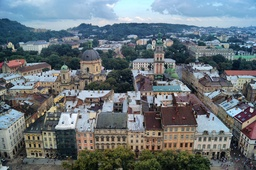
#> input picture Lab2/Images/lviv.jpg, 256 x 170 px, shrunk from 1000 x 663 before the run, given in place of lviv.png, which was not available
$ python lab1_colours.py
#> lines starting #> are read from the running program, lines starting #| are printed output that depends on the picture; pictures that were not available may be replaced by others from this repository, and a replacement may not be noted
#> in process_and_display_combined, img_pil is the input picture: PIL image 256x170 RGB; mean R, G, B 105.7, 115.3, 120.3
import numpy as np
import matplotlib.pyplot as plt
from PIL import Image


def compute_histogram_channel(channel: np.ndarray) -> np.ndarray:
    hist = np.zeros(256, dtype=np.int64)
    for val in channel.ravel():
        hist[val] += 1
    return hist


def shift_rgb_direct(image_rgb: np.ndarray, shift_value: int) -> np.ndarray:
#> called with shift_value = 30
    shifted_float = image_rgb.astype(np.float32) - shift_value
    clipped_float = np.clip(shifted_float, a_min=0, a_max=255)
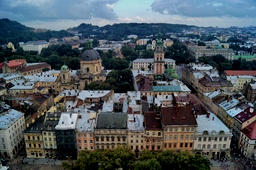
#> clipped_float: shape (170, 256, 3) float32; mean R, G, B 76.4, 85.6, 90.8
    return clipped_float.astype(np.uint8)


def shift_hsv_v(image_pil: Image.Image, shift_value: int) -> tuple[np.ndarray, np.ndarray, np.ndarray]:
#> called with shift_value = 30
    img_hsv = np.array(image_pil.convert('HSV'), dtype=np.float32)
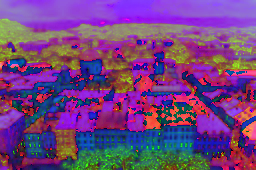
#> img_hsv: shape (170, 256, 3) float32; mean R, G, B 113.8, 66, 128.6
    v_orig = img_hsv[:, :, 2].astype(np.uint8).copy()
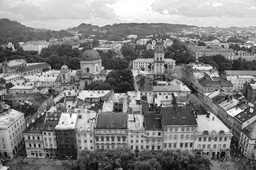
#> v_orig: shape (170, 256); min 2, max 255, mean 128.6

    img_hsv[:, :, 2] = np.clip(img_hsv[:, :, 2] - shift_value, a_min=0, a_max=255)
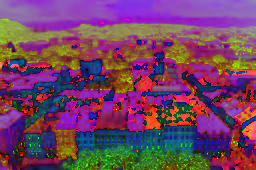
#> img_hsv: shape (170, 256, 3) float32; mean R, G, B 113.8, 66, 98.8
    v_shifted = img_hsv[:, :, 2].astype(np.uint8)
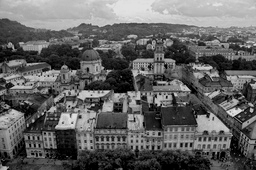
#> v_shifted: shape (170, 256); min 0, max 225, mean 98.8

    img_rgb_shifted = np.array(Image.fromarray(img_hsv.astype(np.uint8), mode='HSV').convert('RGB'))
    return img_rgb_shifted, v_orig, v_shifted


def process_and_display_combined(image_path: str, title: str, shift_delta: int = 50) -> None:
    img_pil = Image.open(image_path).convert('RGB')
    img_rgb = np.array(img_pil)

    img_rgb_shifted = shift_rgb_direct(img_rgb, shift_delta)
    img_hsv_shifted, v_orig, v_shifted = shift_hsv_v(img_pil, shift_delta)

    hist_r_orig = compute_histogram_channel(img_rgb[:, :, 0])
#> the loop in compute_histogram_channel, `for val in channel.ravel():` made 43520 passes
#> val on passes 1 to 3: 97, 104, 109
#> after the loop in compute_histogram_channel, `for val in channel.ravel():`: hist = 256 values, max 299 at index 48, min 0 at index 246, mean 170
#> hist_r_orig has the same summary as hist in compute_histogram_channel
    hist_g_orig = compute_histogram_channel(img_rgb[:, :, 1])
#> the loop in compute_histogram_channel (call 2), `for val in channel.ravel():` made 43520 passes
#> val on passes 1 to 3: 148, 155, 161
#> hist_g_orig = 256 values, max 335 at index 90, min 0 at index 253, mean 170
    hist_b_orig = compute_histogram_channel(img_rgb[:, :, 2])
#> hist_b_orig = 256 values, max 308 at index 107, min 9 at index 2, mean 170

    hist_r_shift = compute_histogram_channel(img_rgb_shifted[:, :, 0])
#> hist_r_shift = 256 values, max 3203 at index 0, min 0 at index 216, mean 170
    hist_g_shift = compute_histogram_channel(img_rgb_shifted[:, :, 1])
#> hist_g_shift = 256 values, max 1625 at index 0, min 0 at index 223, mean 170
    hist_b_shift = compute_histogram_channel(img_rgb_shifted[:, :, 2])
#> hist_b_shift = 256 values, max 2087 at index 0, min 0 at index 226, mean 170

    hist_v_orig = compute_histogram_channel(v_orig)
#> hist_v_orig = 256 values, max 310 at index 68, min 0 at index 0, mean 170
    hist_v_shift = compute_histogram_channel(v_shifted)
#> hist_v_shift = 256 values, max 983 at index 0, min 0 at index 226, mean 170

    fig, axes = plt.subplots(2, 3, figsize=(20, 11), dpi=120)
    fig.suptitle(f"{title} (Δ = {shift_delta})", fontsize=16, fontweight='bold', y=0.98)

    all_rgb_vals = np.concatenate([
        hist_r_orig, hist_g_orig, hist_b_orig,
        hist_r_shift, hist_g_shift, hist_b_shift
    ])
#> all_rgb_vals = 1536 values, max 3203 at index 768, min 0 at index 246, mean 170
    y_max_rgb = np.percentile(all_rgb_vals[all_rgb_vals > 0], 98.5) * 1.25
#> y_max_rgb = 386.2

    all_v_vals = np.concatenate([hist_v_orig, hist_v_shift])
#> all_v_vals = 512 values, max 983 at index 256, min 0 at index 0, mean 170
    y_max_v = np.percentile(all_v_vals[all_v_vals > 0], 98.5) * 1.25
#> y_max_v = 370

    axes[1, 0].set_ylim([0, y_max_rgb])
    axes[1, 1].set_ylim([0, y_max_rgb])
    axes[1, 2].set_ylim([0, y_max_v])

    axes[0, 0].imshow(img_rgb)
    axes[0, 0].set_title("1. Оригінальне RGB", fontsize=13, fontweight='bold')
    axes[0, 0].axis('off')

    axes[0, 1].imshow(img_rgb_shifted)
    axes[0, 1].set_title(f"2. RGB Поканальний зсув (-{shift_delta})", fontsize=13, fontweight='bold')
    axes[0, 1].axis('off')

    axes[0, 2].imshow(img_hsv_shifted)
    axes[0, 2].set_title(f"3. HSV Зсув V-каналу (-{shift_delta})", fontsize=13, fontweight='bold')
    axes[0, 2].axis('off')

    axes[1, 0].plot(range(256), hist_r_orig, color='red', alpha=0.7, label='R')
    axes[1, 0].plot(range(256), hist_g_orig, color='green', alpha=0.7, label='G')
    axes[1, 0].plot(range(256), hist_b_orig, color='blue', alpha=0.7, label='B')
    axes[1, 0].set_title("Початкові гістограми R, G, B", fontsize=12)
    axes[1, 0].set_xlim([0, 255])
    axes[1, 0].set_xlabel("Інтенсивність", fontsize=11)
    axes[1, 0].set_ylabel("Кількість пікселів", fontsize=11)
    axes[1, 0].legend(fontsize=10)

    axes[1, 1].plot(range(256), hist_r_shift, color='red', alpha=0.7, label='R')
    axes[1, 1].plot(range(256), hist_g_shift, color='green', alpha=0.7, label='G')
    axes[1, 1].plot(range(256), hist_b_shift, color='blue', alpha=0.7, label='B')
    axes[1, 1].set_title("Зсунуті гістограми RGB", fontsize=12)
    axes[1, 1].set_xlim([0, 255])
    axes[1, 1].set_xlabel("Інтенсивність", fontsize=11)
    axes[1, 1].legend(fontsize=10)

    axes[1, 2].bar(range(256), hist_v_shift, color='purple', width=1.0, alpha=0.8, label='Shifted V')
    axes[1, 2].set_title("Зсунута гістограма V-каналу", fontsize=12)
    axes[1, 2].set_xlim([0, 255])
    axes[1, 2].set_xlabel("Інтенсивність", fontsize=11)
    axes[1, 2].legend(fontsize=10)

    plt.tight_layout()
    plt.show()
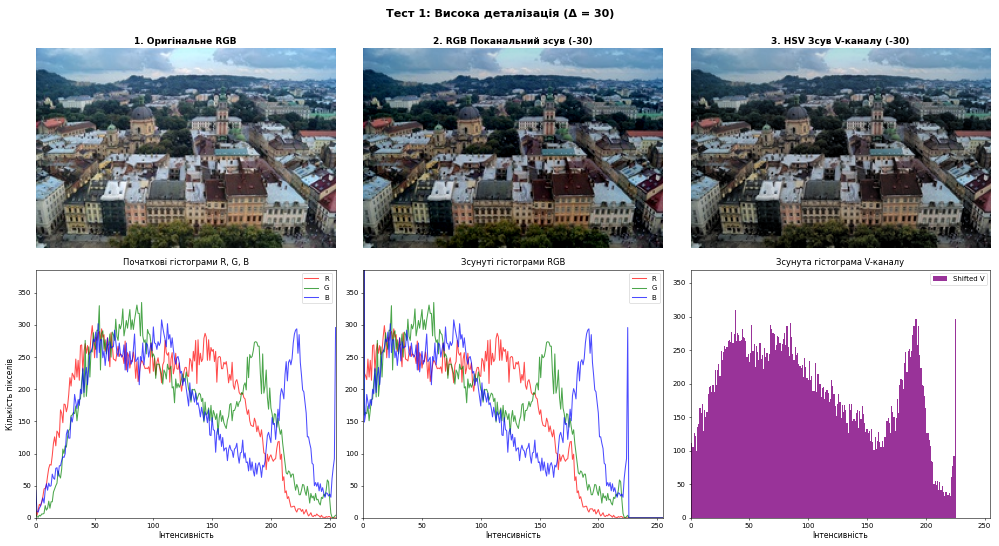
#> figure drawn by matplotlib, 6 panels; panel 4: curve peaks at x = 48, y = 299; panel 4: curve peaks at x = 90, y = 335; panel 4: curve peaks at x = 107, y = 308; panel 5: curve peaks at x = 0, y = 3203

def process_color_batch_combined(image_configs: list[tuple[str, str]], shift_deltas: list[int]) -> None:
    for image_path, title in image_configs:
        for shift_delta in shift_deltas:
            process_and_display_combined(image_path, title, shift_delta)
#> pass 2 of the loop in process_color_batch_combined, `for image_path, title in image_configs:`:
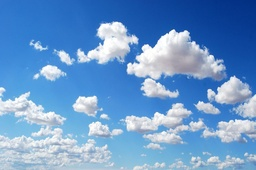
#> input picture Lab1/Images/sky.jpg, 256 x 170 px, shrunk from 1000 x 665 before the run
#> in process_and_display_combined, img_pil is the input picture: PIL image 256x170 RGB; mean R, G, B 107.8, 153.6, 204.2
#> in shift_hsv_v (call 5), `img_rgb_shifted = np.array(Image.fromarray(img_hsv.astype(np.uint8), m..`:
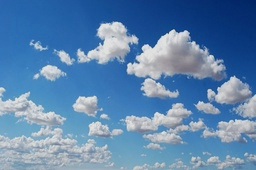
#> img_rgb_shifted: shape (170, 256, 3); mean R, G, B 93.1, 132.6, 174.2
#> hist_r_orig = 256 values, max 454 at index 47, min 0 at index 0, mean 170
#> hist_g_orig = 256 values, max 410 at index 122, min 0 at index 0, mean 170
#> hist_b_orig = 256 values, max 1028 at index 215, min 0 at index 0, mean 170
#> hist_r_shift = 256 values, max 6930 at index 0, min 0 at index 226, mean 170
#> hist_g_shift = 256 values, max 410 at index 92, min 0 at index 0, mean 170
#> hist_b_shift = 256 values, max 1028 at index 185, min 0 at index 0, mean 170
#> hist_v_orig = 256 values, max 1027 at index 215, min 0 at index 0, mean 170
#> hist_v_shift = 256 values, max 1027 at index 185, min 0 at index 0, mean 170
#> all_rgb_vals = 1536 values, max 6930 at index 768, min 0 at index 0, mean 170
#> y_max_rgb = 1081.2
#> all_v_vals = 512 values, max 1027 at index 215, min 0 at index 0, mean 170
#> y_max_v = 1211.2
#> in process_and_display_combined (call 5), `plt.show()`:
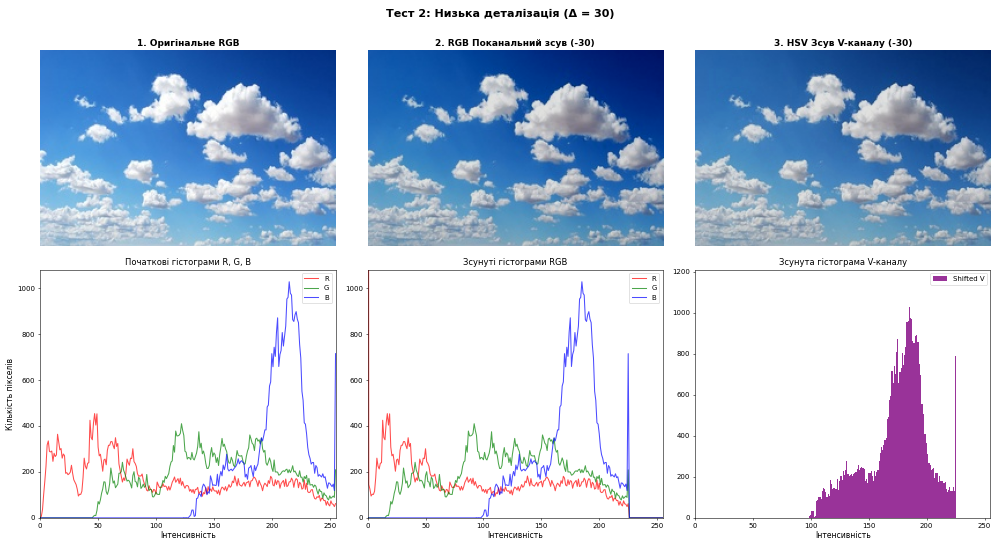
#> figure drawn by matplotlib, 6 panels; panel 4: curve peaks at x = 47, y = 454; panel 4: curve peaks at x = 122, y = 410; panel 4: curve peaks at x = 215, y = 1028; panel 5: curve peaks at x = 0, y = 6930
#> pass 3 of the loop in process_color_batch_combined, `for image_path, title in image_configs:`:
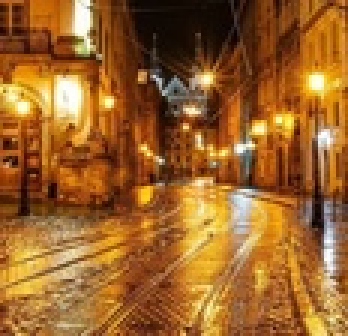
#> input picture Lab1/Images/lviv_night2.jpg, 116 x 112 px, shrunk from 455 x 439 before the run (shown 3 times larger)
#> in process_and_display_combined, img_pil is the input picture: PIL image 116x112 RGB; mean R, G, B 154.9, 99.2, 42.2
#> shifted_float: shape (112, 116, 3) float32
#> clipped_float: shape (112, 116, 3) float32
#> v_orig: shape (112, 116)
#> v_shifted: shape (112, 116)
#> in shift_hsv_v (call 9), `img_rgb_shifted = np.array(Image.fromarray(img_hsv.astype(np.uint8), m..`:
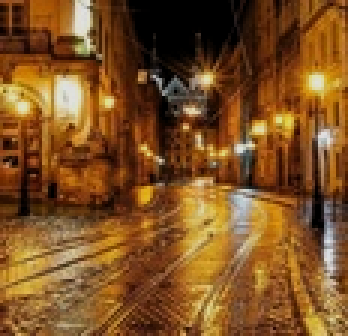
#> img_rgb_shifted: shape (112, 116, 3) (shown 3 times larger); mean R, G, B 125.3, 80.5, 35.1
#> hist_r_orig = 256 values, max 285 at index 255, min 0 at index 0, mean 50.75
#> hist_g_orig = 256 values, max 117 at index 73, min 3 at index 243, mean 50.75
#> hist_b_orig = 256 values, max 1118 at index 0, min 1 at index 165, mean 50.75
#> hist_r_shift = 256 values, max 524 at index 0, min 0 at index 226, mean 50.75
#> hist_g_shift = 256 values, max 1277 at index 0, min 0 at index 226, mean 50.75
#> hist_b_shift = 256 values, max 6726 at index 0, min 0 at index 226, mean 50.75
#> hist_v_orig = 256 values, max 294 at index 255, min 0 at index 0, mean 50.75
#> hist_v_shift has the same summary as hist_r_shift
#> all_rgb_vals = 1536 values, max 6726 at index 1280, min 0 at index 0, mean 50.75
#> y_max_rgb = 231.2
#> all_v_vals = 512 values, max 524 at index 256, min 0 at index 0, mean 50.75
#> y_max_v = 126.2
#> in process_and_display_combined (call 9), `plt.show()`:
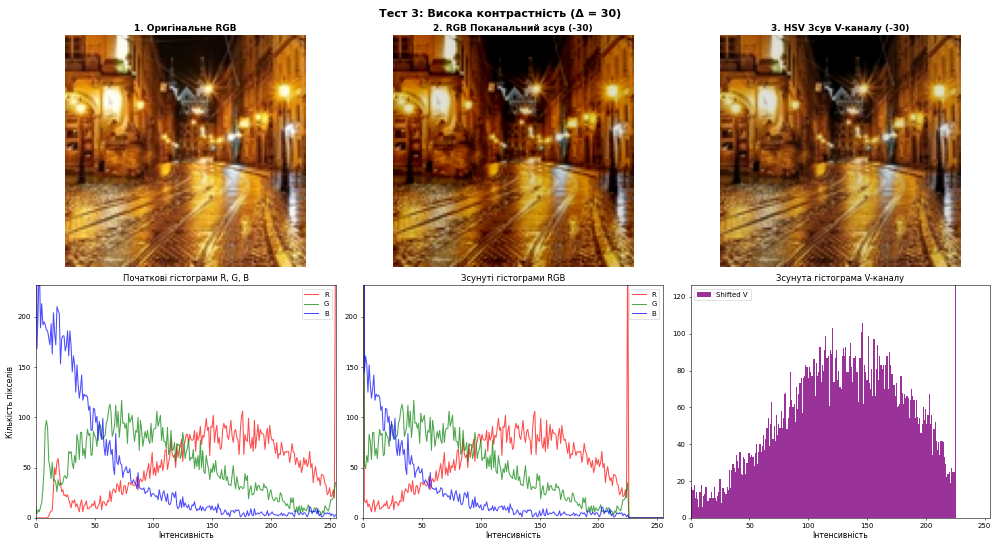
#> figure drawn by matplotlib, 6 panels; panel 4: curve peaks at x = 255, y = 285; panel 4: curve peaks at x = 73, y = 117; panel 4: curve peaks at x = 0, y = 1118; panel 5: curve peaks at x = 0, y = 524
#> the loop made 4 passes; the first 3 are shown


images_data = [
    ("Images/lviv.png", "Тест 1: Висока деталізація"),
    ("Images/sky.jpg", "Тест 2: Низька деталізація"),
    ("Images/lviv_night2.jpg", "Тест 3: Висока контрастність"),
    ("Images/deer.jpg", "Тест 4: Низька контрастність"),

]

deltas = [30, 60, 90, 120]

process_color_batch_combined(images_data, deltas)
